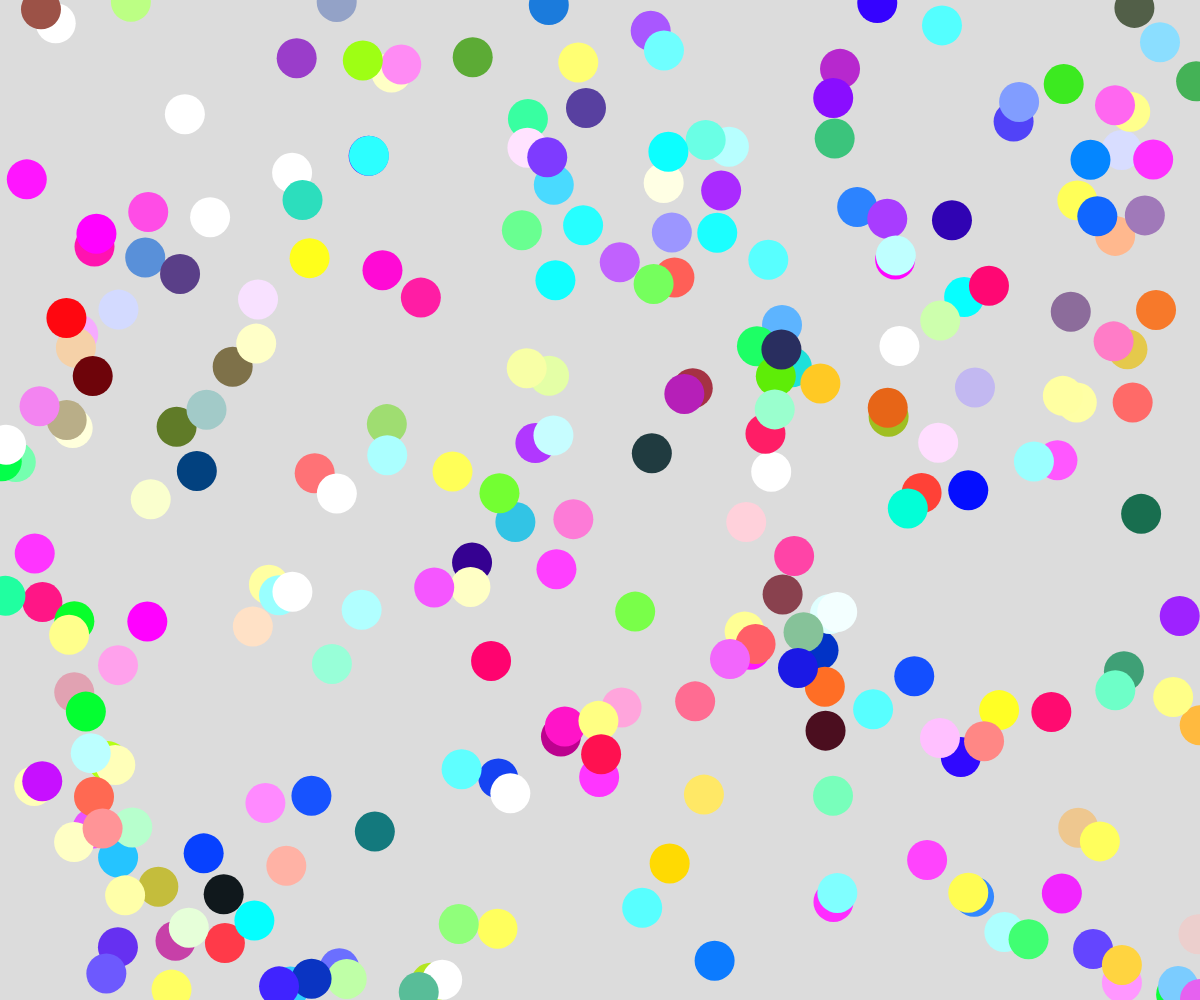
Frame 1 (no input)
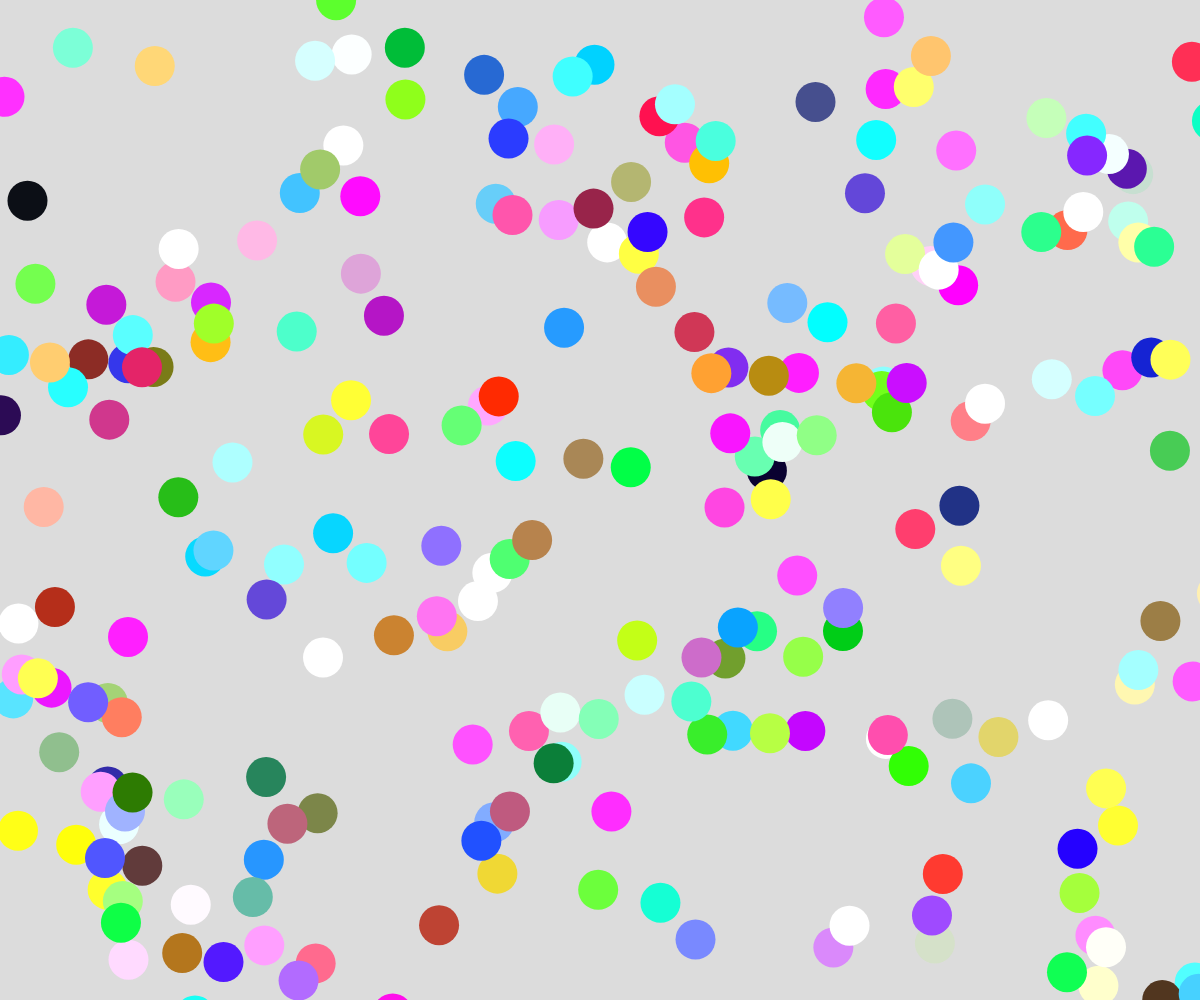
Frame 60 (no input)
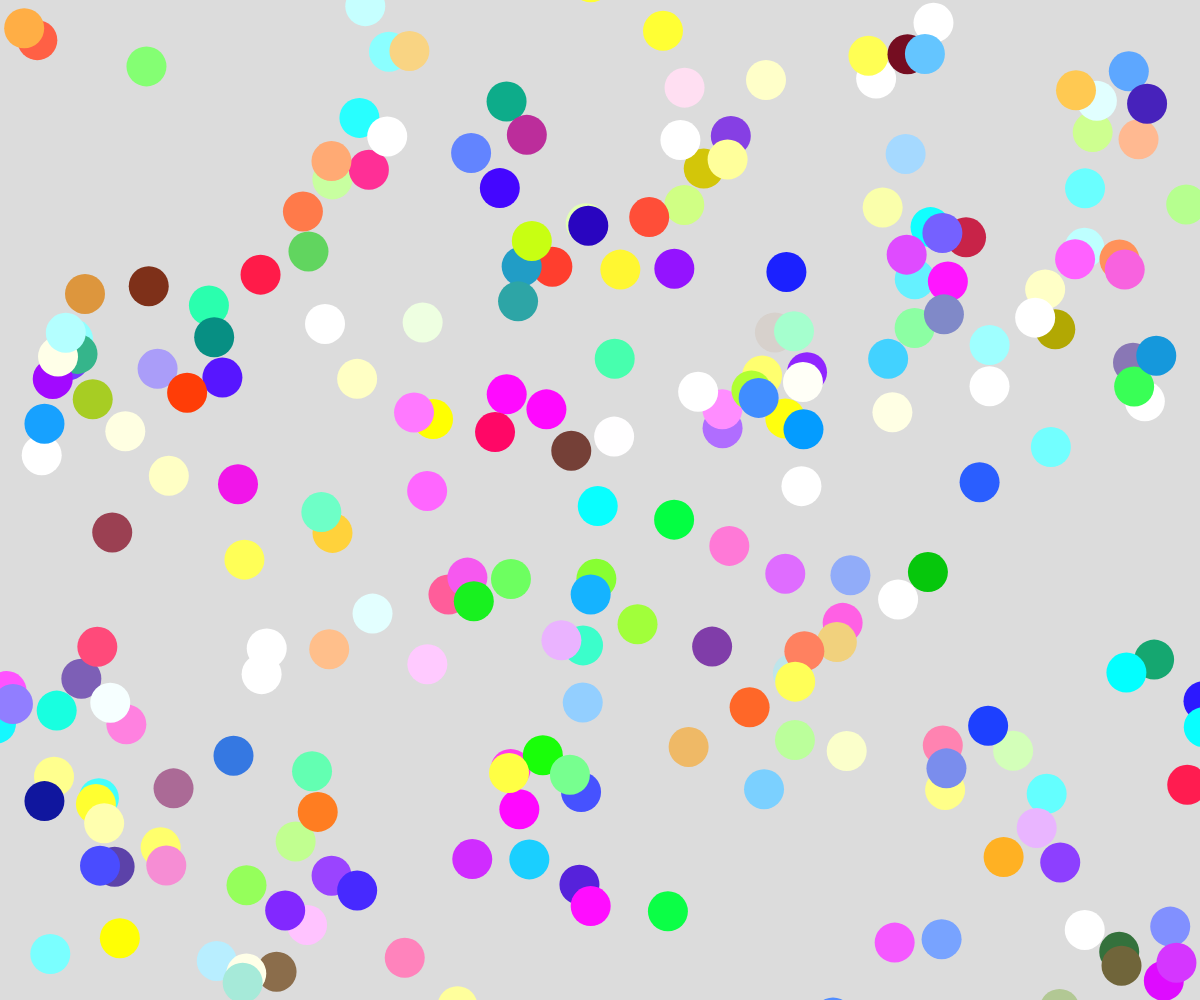
Frame 120 (the mouse pressed at the canvas centre since frame 60)

The p5.js sketch that drew these frames (run headless with seeded random() and noise() and a simulated clock; from frame 60 on, the mouse is pressed at the canvas centre):

// p5.js sketch
// ── sketch.js
let walkers = [];

class Walker{
  constructor(posisiX, posisiY){
    this.x = posisiX;
    this.y = posisiY;
  }
  
  visual(){
    noStroke();
    let c = color(random(400), random(400), random(400));
    fill(c);
    ellipse(this.x, this.y, 40, 40);
  }

  jalan(){
    var stepX = int(random(-100,100));
    var stepY = int(random(-100,100));
    
    this.x = this.x + stepX/10;
    this.y = this.y + stepY/10;
  }
}

function setup() {
  createCanvas(windowWidth, windowHeight);
  
  for (let i=0; i<250;i++){
    walkers[i] = new Walker(random(windowWidth), random(windowHeight))
  }
}

function draw() {
  background(220);
  for (let i=0; i<250;i++){
    walkers[i].visual();
    walkers[i].jalan();
  }
}
